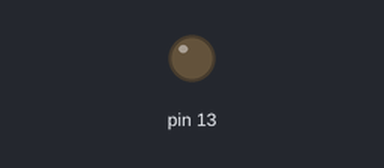
A sketch run on a simulated Arduino Mega 2560, built with avr-gcc and run on an emulated ATmega2560. On the bench: output pins drawn as LEDs (lit = HIGH).

Above: at 0.05 s.
At 1.0 s:
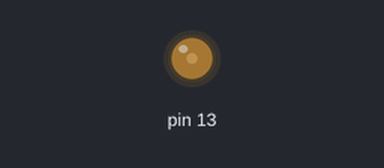
At 2.0 s:
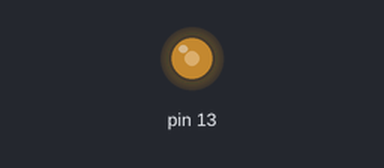
At 4.0 s:
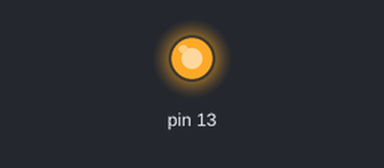
Timing chart, 0 to 5.2 s (numbered marks = the images above):
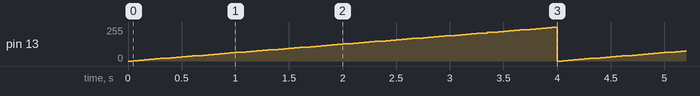

The sketch:

timer_example.ino
```cpp
void setup() {
   pinMode(13, OUTPUT);

  //Clear timer
  // C also exists, but we can ignore this. We are just clearing flags.
  TCCR3A = 0;
  TCCR3B = 0; // Timer Counter Control Register 3

  // Set timer to ctc mode (resets when we hit assigned max value) Fires interrupt.
  TCCR3B |= (1<<WGM32);

  // Prescale to 256
  TCCR3B |= (1<<CS32);

  // Point at which the timer hits max and resets
  OCR3A = 3125; //0.05s

  // Output Compare Interupt Enable 3A
  TIMSK3 |= (1<<OCIE3A);

  TCNT3 = 0;


  //PWM (Runs a pin, creates a square wave.)

  // Clear timer
  TCCR1A = 0;
  TCCR1B = 0;

  // Clear interrupt;
  TIMSK1 &= ~(1<<OCIE1C);

  //Fast PWM mode
  TCCR1A |= (1<<WGM10) | (1<<WGM11);
  TCCR1B |= (1<<WGM12) | (1<<WGM13);

  //Enable output on pin 13
  TCCR1A |= (1<<COM1C1);
  //No Prescaler
  TCCR1B |= (1<<CS10);

  OCR1A = 800; //50 us period
  OCR1C = 0; // Target
}

ISR(TIMER3_COMPA_vect) {
  // Slowly increase the duy cycle of the LED
  // Could change OCR1A to increase/decrease the frequency also.
  OCR1C += 10;
  if(OCR1C >= 800) {
    OCR1C = 0;
  }
}

void loop() {
}
```

Measured:
- by itself, pin 13: ramps from 0/255 to 252/255 and jumps back, once every 4.0 s
